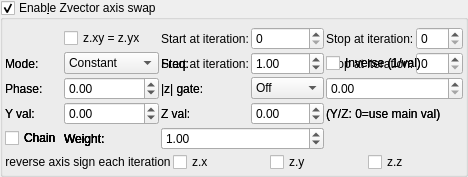
    <widget class="MyGroupBox" name="groupCheck_transf_function_enabledK_false">
     <property name="toolTip">
      <string>&lt;html&gt;&lt;head/&gt;&lt;body&gt;&lt;p&gt;Reverse vector z components and signs each iteration&lt;/p&gt;&lt;/body&gt;&lt;/html&gt;</string>
     </property>
     <property name="title">
      <string>Enab&amp;le Zvector axis swap</string>
     </property>
     <property name="checkable">
      <bool>true</bool>
     </property>
     <layout class="QVBoxLayout" name="verticalLayout_53">
      <property name="spacing">
       <number>2</number>
      </property>
      <property name="leftMargin">
       <number>2</number>
      </property>
      <property name="topMargin">
       <number>2</number>
      </property>
      <property name="rightMargin">
       <number>2</number>
      </property>
      <property name="bottomMargin">
       <number>2</number>
      </property>
      <item>
       <layout class="QGridLayout" name="gridLayout_77">
        <property name="topMargin">
         <number>5</number>
        </property>
        <item row="0" column="2">
         <widget class="QLabel" name="label_262">
          <property name="text">
           <string>Start at iteration:</string>
          </property>
         </widget>
        </item>
        <item row="1" column="5">
         <widget class="MySpinBox" name="spinboxInt_transf_multiplier_stop_iter_4">
          <property name="sizePolicy">
           <sizepolicy hsizetype="Minimum" vsizetype="Maximum">
            <horstretch>0</horstretch>
            <verstretch>0</verstretch>
           </sizepolicy>
          </property>
          <property name="maximum">
           <number>999</number>
          </property>
         </widget>
        </item>
      <item row="1" column="0">
       <widget class="QLabel"><property name="text"><string>Mode:</string></property></widget>
      </item>
      <item row="1" column="1">
       <widget class="MyComboBox" name="comboBox_transf_multiplier_value_mode_4">
        <item><property name="text"><string notr="true">Constant</string></property></item>
        <item><property name="text"><string notr="true">Sine</string></property></item>
        <item><property name="text"><string notr="true">Ramp</string></property></item>
        <item><property name="text"><string notr="true">Exponential</string></property></item>
        <item><property name="text"><string notr="true">Triangle</string></property></item>
        <item><property name="text"><string notr="true">Square</string></property></item>
        <item><property name="text"><string notr="true">Smoothstep</string></property></item>
        <item><property name="text"><string notr="true">Noise</string></property></item>
        <item><property name="text"><string notr="true">Ping-pong</string></property></item>
        <item><property name="text"><string notr="true">Stepped</string></property></item>
       </widget>
      </item>
      <item row="1" column="2">
       <widget class="QLabel"><property name="text"><string>Freq:</string></property></widget>
      </item>
      <item row="1" column="3">
       <widget class="MyDoubleSpinBox" name="spinbox_transf_multiplier_frequency_4">
        <property name="minimum"><double>0.01</double></property><property name="maximum"><double>100.0</double></property>
        <property name="singleStep"><double>0.1</double></property><property name="value"><double>1.0</double></property>
       </widget>
      </item>
      <item row="1" column="4" colspan="2">
       <widget class="MyCheckBox" name="checkBox_transf_multiplier_inverse_4">
        <property name="text"><string>Inverse (1/val)</string></property>
       </widget>
      </item>
      <item row="2" column="0">
       <widget class="QLabel"><property name="text"><string>Phase:</string></property></widget>
      </item>
      <item row="2" column="1">
       <widget class="MyDoubleSpinBox" name="spinbox_transf_multiplier_phase_4">
        <property name="minimum"><double>-10.0</double></property><property name="maximum"><double>10.0</double></property>
        <property name="singleStep"><double>0.1</double></property><property name="value"><double>0.0</double></property>
       </widget>
      </item>
      <item row="2" column="2">
       <widget class="QLabel"><property name="text"><string>|z| gate:</string></property></widget>
      </item>
      <item row="2" column="3">
       <widget class="MyComboBox" name="comboBox_transf_multiplier_threshold_mode_4">
        <item><property name="text"><string notr="true">Off</string></property></item>
        <item><property name="text"><string notr="true">&gt; thresh</string></property></item>
        <item><property name="text"><string notr="true">&lt; thresh</string></property></item>
       </widget>
      </item>
      <item row="2" column="4" colspan="2">
       <widget class="MyDoubleSpinBox" name="spinbox_transf_multiplier_threshold_4">
        <property name="minimum"><double>0.0</double></property><property name="maximum"><double>1000.0</double></property>
        <property name="singleStep"><double>0.1</double></property><property name="value"><double>0.0</double></property>
       </widget>
      </item>
      <item row="3" column="0">
       <widget class="QLabel"><property name="text"><string>Y val:</string></property></widget>
      </item>
      <item row="3" column="1">
       <widget class="MyDoubleSpinBox" name="spinbox_transf_multiplier_scale_y_4">
        <property name="minimum"><double>-100.0</double></property><property name="maximum"><double>100.0</double></property>
        <property name="singleStep"><double>0.01</double></property><property name="value"><double>0.0</double></property>
       </widget>
      </item>
      <item row="3" column="2">
       <widget class="QLabel"><property name="text"><string>Z val:</string></property></widget>
      </item>
      <item row="3" column="3">
       <widget class="MyDoubleSpinBox" name="spinbox_transf_multiplier_scale_z_4">
        <property name="minimum"><double>-100.0</double></property><property name="maximum"><double>100.0</double></property>
        <property name="singleStep"><double>0.01</double></property><property name="value"><double>0.0</double></property>
       </widget>
      </item>
      <item row="3" column="4" colspan="2">
       <widget class="QLabel"><property name="text"><string notr="true">(Y/Z: 0=use main val)</string></property></widget>
      </item>
      <item row="4" column="0">
       <widget class="MyCheckBox" name="checkBox_transf_multiplier_chain_5">
        <property name="text"><string>Chain</string></property>
       </widget>
      </item>
      <item row="4" column="1">
       <widget class="QLabel"><property name="text"><string>Weight:</string></property></widget>
      </item>
      <item row="4" column="2" colspan="2">
       <widget class="MyDoubleSpinBox" name="spinbox_transf_multiplier_weight_5">
        <property name="minimum"><double>0.0</double></property><property name="maximum"><double>10.0</double></property>
        <property name="singleStep"><double>0.1</double></property><property name="value"><double>1.0</double></property>
       </widget>
      </item>
      <item row="4" column="0">
       <widget class="MyCheckBox" name="checkBox_transf_multiplier_chain_4">
        <property name="text"><string>Chain</string></property>
       </widget>
      </item>
      <item row="4" column="1">
       <widget class="QLabel"><property name="text"><string>Weight:</string></property></widget>
      </item>
      <item row="4" column="2" colspan="2">
       <widget class="MyDoubleSpinBox" name="spinbox_transf_multiplier_weight_4">
        <property name="minimum"><double>0.0</double></property><property name="maximum"><double>10.0</double></property>
        <property name="singleStep"><double>0.1</double></property><property name="value"><double>1.0</double></property>
       </widget>
      </item>
      <item row="4" column="0">
       <widget class="MyCheckBox" name="checkBox_transf_multiplier_chain_3">
        <property name="text"><string>Chain</string></property>
       </widget>
      </item>
      <item row="4" column="1">
       <widget class="QLabel"><property name="text"><string>Weight:</string></property></widget>
      </item>
      <item row="4" column="2" colspan="2">
       <widget class="MyDoubleSpinBox" name="spinbox_transf_multiplier_weight_3">
        <property name="minimum"><double>0.0</double></property><property name="maximum"><double>10.0</double></property>
        <property name="singleStep"><double>0.1</double></property><property name="value"><double>1.0</double></property>
       </widget>
      </item>
      <item row="4" column="0">
       <widget class="MyCheckBox" name="checkBox_transf_multiplier_chain_2">
        <property name="text"><string>Chain</string></property>
       </widget>
      </item>
      <item row="4" column="1">
       <widget class="QLabel"><property name="text"><string>Weight:</string></property></widget>
      </item>
      <item row="4" column="2" colspan="2">
       <widget class="MyDoubleSpinBox" name="spinbox_transf_multiplier_weight_2">
        <property name="minimum"><double>0.0</double></property><property name="maximum"><double>10.0</double></property>
        <property name="singleStep"><double>0.1</double></property><property name="value"><double>1.0</double></property>
       </widget>
      </item>
      <item row="4" column="0">
       <widget class="MyCheckBox" name="checkBox_transf_multiplier_chain_1">
        <property name="text"><string>Chain</string></property>
       </widget>
      </item>
      <item row="4" column="1">
       <widget class="QLabel"><property name="text"><string>Weight:</string></property></widget>
      </item>
      <item row="4" column="2" colspan="2">
       <widget class="MyDoubleSpinBox" name="spinbox_transf_multiplier_weight_1">
        <property name="minimum"><double>0.0</double></property><property name="maximum"><double>10.0</double></property>
        <property name="singleStep"><double>0.1</double></property><property name="value"><double>1.0</double></property>
       </widget>
      </item>
        <item row="1" column="4">
         <widget class="QLabel" name="label_264">
          <property name="text">
           <string>Stop at iteration:</string>
          </property>
         </widget>
        </item>
        <item row="0" column="4">
         <widget class="QLabel" name="label_263">
          <property name="text">
           <string>Stop at iteration:</string>
          </property>
         </widget>
        </item>
        <item row="0" column="3">
         <widget class="MySpinBox" name="spinboxInt_transf_multiplier_start_iter_3">
          <property name="sizePolicy">
           <sizepolicy hsizetype="Minimum" vsizetype="Maximum">
            <horstretch>0</horstretch>
            <verstretch>0</verstretch>
           </sizepolicy>
          </property>
          <property name="maximum">
           <number>999</number>
          </property>
         </widget>
        </item>
        <item row="1" column="1">
         <widget class="MyCheckBox" name="checkBox_transf_function_enabledE_false">
          <property name="text">
           <string notr="true">z.xz = z.zx</string>
          </property>
         </widget>
        </item>
        <item row="1" column="3">
         <widget class="MySpinBox" name="spinboxInt_transf_multiplier_start_iter_4">
          <property name="sizePolicy">
           <sizepolicy hsizetype="Minimum" vsizetype="Maximum">
            <horstretch>0</horstretch>
            <verstretch>0</verstretch>
           </sizepolicy>
          </property>
          <property name="maximum">
           <number>999</number>
          </property>
         </widget>
        </item>
        <item row="1" column="2">
         <widget class="QLabel" name="label_265">
          <property name="text">
           <string>Start at iteration:</string>
          </property>
         </widget>
        </item>
        <item row="0" column="1">
         <widget class="MyCheckBox" name="checkBox_transf_function_enabledD_false">
          <property name="text">
           <string notr="true">z.xy = z.yx</string>
          </property>
         </widget>
        </item>
        <item row="0" column="5">
         <widget class="MySpinBox" name="spinboxInt_transf_multiplier_stop_iter_3">
          <property name="sizePolicy">
           <sizepolicy hsizetype="Minimum" vsizetype="Maximum">
            <horstretch>0</horstretch>
            <verstretch>0</verstretch>
           </sizepolicy>
          </property>
          <property name="maximum">
           <number>999</number>
          </property>
         </widget>
        </item>
      <item row="1" column="0">
       <widget class="QLabel"><property name="text"><string>Mode:</string></property></widget>
      </item>
      <item row="1" column="1">
       <widget class="MyComboBox" name="comboBox_transf_multiplier_value_mode_3">
        <item><property name="text"><string notr="true">Constant</string></property></item>
        <item><property name="text"><string notr="true">Sine</string></property></item>
        <item><property name="text"><string notr="true">Ramp</string></property></item>
        <item><property name="text"><string notr="true">Exponential</string></property></item>
        <item><property name="text"><string notr="true">Triangle</string></property></item>
        <item><property name="text"><string notr="true">Square</string></property></item>
        <item><property name="text"><string notr="true">Smoothstep</string></property></item>
        <item><property name="text"><string notr="true">Noise</string></property></item>
        <item><property name="text"><string notr="true">Ping-pong</string></property></item>
        <item><property name="text"><string notr="true">Stepped</string></property></item>
       </widget>
      </item>
      <item row="1" column="2">
       <widget class="QLabel"><property name="text"><string>Freq:</string></property></widget>
      </item>
      <item row="1" column="3">
       <widget class="MyDoubleSpinBox" name="spinbox_transf_multiplier_frequency_3">
        <property name="minimum"><double>0.01</double></property><property name="maximum"><double>100.0</double></property>
        <property name="singleStep"><double>0.1</double></property><property name="value"><double>1.0</double></property>
       </widget>
      </item>
      <item row="1" column="4" colspan="2">
       <widget class="MyCheckBox" name="checkBox_transf_multiplier_inverse_3">
        <property name="text"><string>Inverse (1/val)</string></property>
       </widget>
      </item>
      <item row="2" column="0">
       <widget class="QLabel"><property name="text"><string>Phase:</string></property></widget>
      </item>
      <item row="2" column="1">
       <widget class="MyDoubleSpinBox" name="spinbox_transf_multiplier_phase_3">
        <property name="minimum"><double>-10.0</double></property><property name="maximum"><double>10.0</double></property>
        <property name="singleStep"><double>0.1</double></property><property name="value"><double>0.0</double></property>
       </widget>
      </item>
      <item row="2" column="2">
       <widget class="QLabel"><property name="text"><string>|z| gate:</string></property></widget>
      </item>
      <item row="2" column="3">
       <widget class="MyComboBox" name="comboBox_transf_multiplier_threshold_mode_3">
        <item><property name="text"><string notr="true">Off</string></property></item>
        <item><property name="text"><string notr="true">&gt; thresh</string></property></item>
        <item><property name="text"><string notr="true">&lt; thresh</string></property></item>
       </widget>
      </item>
      <item row="2" column="4" colspan="2">
       <widget class="MyDoubleSpinBox" name="spinbox_transf_multiplier_threshold_3">
        <property name="minimum"><double>0.0</double></property><property name="maximum"><double>1000.0</double></property>
        <property name="singleStep"><double>0.1</double></property><property name="value"><double>0.0</double></property>
       </widget>
      </item>
      <item row="3" column="0">
       <widget class="QLabel"><property name="text"><string>Y val:</string></property></widget>
      </item>
      <item row="3" column="1">
       <widget class="MyDoubleSpinBox" name="spinbox_transf_multiplier_scale_y_3">
        <property name="minimum"><double>-100.0</double></property><property name="maximum"><double>100.0</double></property>
        <property name="singleStep"><double>0.01</double></property><property name="value"><double>0.0</double></property>
       </widget>
      </item>
      <item row="3" column="2">
       <widget class="QLabel"><property name="text"><string>Z val:</string></property></widget>
      </item>
      <item row="3" column="3">
       <widget class="MyDoubleSpinBox" name="spinbox_transf_multiplier_scale_z_3">
        <property name="minimum"><double>-100.0</double></property><property name="maximum"><double>100.0</double></property>
        <property name="singleStep"><double>0.01</double></property><property name="value"><double>0.0</double></property>
       </widget>
      </item>
      <item row="3" column="4" colspan="2">
       <widget class="QLabel"><property name="text"><string notr="true">(Y/Z: 0=use main val)</string></property></widget>
      </item>
       </layout>
      </item>
      <item>
       <layout class="QGridLayout" name="gridLayout_3">
        <item row="1" column="1">
         <widget class="MyCheckBox" name="checkBox_transf_function_enabledBx_false">
          <property name="text">
           <string notr="true">z.x</string>
          </property>
         </widget>
        </item>
        <item row="1" column="2">
         <widget class="MyCheckBox" name="checkBox_transf_function_enabledBy_false">
          <property name="text">
           <string notr="true">z.y</string>
          </property>
         </widget>
        </item>
        <item row="1" column="3">
         <widget class="MyCheckBox" name="checkBox_transf_function_enabledBz_false">
          <property name="text">
           <string notr="true">z.z</string>
          </property>
         </widget>
        </item>
        <item row="1" column="0">
         <widget class="QLabel" name="label_3">
          <property name="text">
           <string>reverse axis sign each iteration</string>
          </property>
          <property name="alignment">
           <set>Qt::AlignCenter</set>
          </property>
         </widget>
        </item>
       </layout>
      </item>
     </layout>
    </widget>
